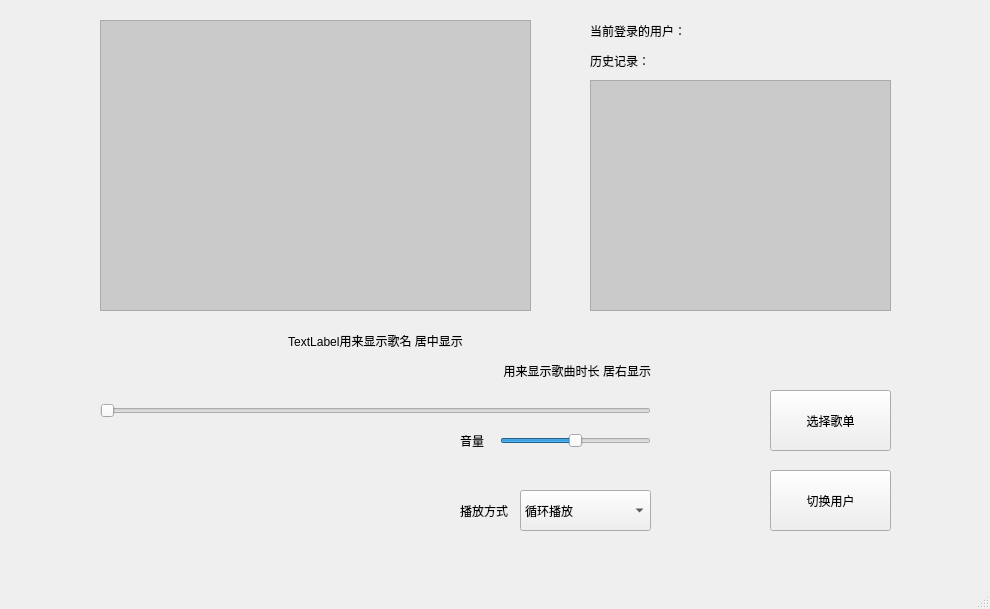
<?xml version="1.0" encoding="UTF-8"?>
<ui version="4.0">
 <class>MainWindow</class>
 <widget class="QMainWindow" name="MainWindow">
  <property name="geometry">
   <rect>
    <x>0</x>
    <y>0</y>
    <width>990</width>
    <height>609</height>
   </rect>
  </property>
  <property name="windowTitle">
   <string>音乐播放器</string>
  </property>
  <property name="styleSheet">
   <string notr="true">#MainWindow{
	border-image: url(:/03e9bce81ac236538886d7062a6592d819978160.png);
}</string>
  </property>
  <widget class="QWidget" name="centralwidget">
   <widget class="QListWidget" name="listWidget">
    <property name="geometry">
     <rect>
      <x>100</x>
      <y>20</y>
      <width>431</width>
      <height>291</height>
     </rect>
    </property>
    <property name="styleSheet">
     <string notr="true">background-color:rgba(50,50,50,50);
color:rgb(255,255,255);</string>
    </property>
   </widget>
   <widget class="QLabel" name="label_music_name">
    <property name="geometry">
     <rect>
      <x>100</x>
      <y>330</y>
      <width>551</width>
      <height>21</height>
     </rect>
    </property>
    <property name="text">
     <string>TextLabel用来显示歌名 居中显示</string>
    </property>
    <property name="alignment">
     <set>Qt::AlignCenter</set>
    </property>
   </widget>
   <widget class="QLabel" name="label_time">
    <property name="geometry">
     <rect>
      <x>220</x>
      <y>360</y>
      <width>431</width>
      <height>21</height>
     </rect>
    </property>
    <property name="text">
     <string>用来显示歌曲时长 居右显示</string>
    </property>
    <property name="alignment">
     <set>Qt::AlignRight|Qt::AlignTrailing|Qt::AlignVCenter</set>
    </property>
   </widget>
   <widget class="QSlider" name="horizontalSlider">
    <property name="geometry">
     <rect>
      <x>100</x>
      <y>400</y>
      <width>551</width>
      <height>22</height>
     </rect>
    </property>
    <property name="orientation">
     <enum>Qt::Horizontal</enum>
    </property>
   </widget>
   <widget class="QSlider" name="horizontalSlider_volume">
    <property name="geometry">
     <rect>
      <x>500</x>
      <y>430</y>
      <width>151</width>
      <height>22</height>
     </rect>
    </property>
    <property name="maximum">
     <number>100</number>
    </property>
    <property name="value">
     <number>50</number>
    </property>
    <property name="orientation">
     <enum>Qt::Horizontal</enum>
    </property>
   </widget>
   <widget class="QComboBox" name="comboBox">
    <property name="geometry">
     <rect>
      <x>520</x>
      <y>490</y>
      <width>131</width>
      <height>41</height>
     </rect>
    </property>
    <item>
     <property name="text">
      <string>循环播放</string>
     </property>
    </item>
    <item>
     <property name="text">
      <string>随机播放</string>
     </property>
    </item>
    <item>
     <property name="text">
      <string>单曲循环</string>
     </property>
    </item>
   </widget>
   <widget class="QListWidget" name="listWidget_history">
    <property name="geometry">
     <rect>
      <x>590</x>
      <y>80</y>
      <width>301</width>
      <height>231</height>
     </rect>
    </property>
    <property name="styleSheet">
     <string notr="true">background-color:rgba(50,50,50,50);
color:rgb(255,255,255);</string>
    </property>
   </widget>
   <widget class="QLabel" name="label_user">
    <property name="geometry">
     <rect>
      <x>590</x>
      <y>20</y>
      <width>201</width>
      <height>21</height>
     </rect>
    </property>
    <property name="text">
     <string>当前登录的用户：</string>
    </property>
   </widget>
   <widget class="QLabel" name="label_4">
    <property name="geometry">
     <rect>
      <x>590</x>
      <y>50</y>
      <width>131</width>
      <height>21</height>
     </rect>
    </property>
    <property name="text">
     <string>历史记录：</string>
    </property>
   </widget>
   <widget class="QPushButton" name="pushButton_choose_dir">
    <property name="geometry">
     <rect>
      <x>770</x>
      <y>390</y>
      <width>121</width>
      <height>61</height>
     </rect>
    </property>
    <property name="text">
     <string>选择歌单</string>
    </property>
   </widget>
   <widget class="QPushButton" name="pushButton_change_user">
    <property name="geometry">
     <rect>
      <x>770</x>
      <y>470</y>
      <width>121</width>
      <height>61</height>
     </rect>
    </property>
    <property name="text">
     <string>切换用户</string>
    </property>
   </widget>
   <widget class="QLabel" name="label_5">
    <property name="geometry">
     <rect>
      <x>460</x>
      <y>430</y>
      <width>31</width>
      <height>21</height>
     </rect>
    </property>
    <property name="text">
     <string>音量</string>
    </property>
   </widget>
   <widget class="QLabel" name="label_6">
    <property name="geometry">
     <rect>
      <x>460</x>
      <y>500</y>
      <width>51</width>
      <height>21</height>
     </rect>
    </property>
    <property name="text">
     <string>播放方式</string>
    </property>
   </widget>
   <widget class="QWidget" name="layoutWidget">
    <property name="geometry">
     <rect>
      <x>160</x>
      <y>460</y>
      <width>249</width>
      <height>70</height>
     </rect>
    </property>
    <layout class="QGridLayout" name="gridLayout">
     <item row="0" column="3">
      <widget class="QPushButton" name="pushButton_next">
       <property name="text">
        <string/>
       </property>
       <property name="icon">
        <iconset>
         <normaloff>:/next.png</normaloff>:/next.png</iconset>
       </property>
       <property name="iconSize">
        <size>
         <width>30</width>
         <height>30</height>
        </size>
       </property>
       <property name="flat">
        <bool>true</bool>
       </property>
      </widget>
     </item>
     <item row="0" column="0">
      <widget class="QPushButton" name="pushButton_pre">
       <property name="text">
        <string/>
       </property>
       <property name="icon">
        <iconset>
         <normaloff>:/back.png</normaloff>:/back.png</iconset>
       </property>
       <property name="iconSize">
        <size>
         <width>30</width>
         <height>30</height>
        </size>
       </property>
       <property name="flat">
        <bool>true</bool>
       </property>
      </widget>
     </item>
     <item row="0" column="2">
      <widget class="QPushButton" name="pushButton_play">
       <property name="text">
        <string/>
       </property>
       <property name="icon">
        <iconset>
         <normaloff>:/start.png</normaloff>:/start.png</iconset>
       </property>
       <property name="iconSize">
        <size>
         <width>60</width>
         <height>60</height>
        </size>
       </property>
       <property name="flat">
        <bool>true</bool>
       </property>
      </widget>
     </item>
    </layout>
   </widget>
  </widget>
  <widget class="QMenuBar" name="menubar">
   <property name="geometry">
    <rect>
     <x>0</x>
     <y>0</y>
     <width>990</width>
     <height>23</height>
    </rect>
   </property>
  </widget>
  <widget class="QStatusBar" name="statusbar"/>
 </widget>
 <resources/>
 <connections/>
</ui>
